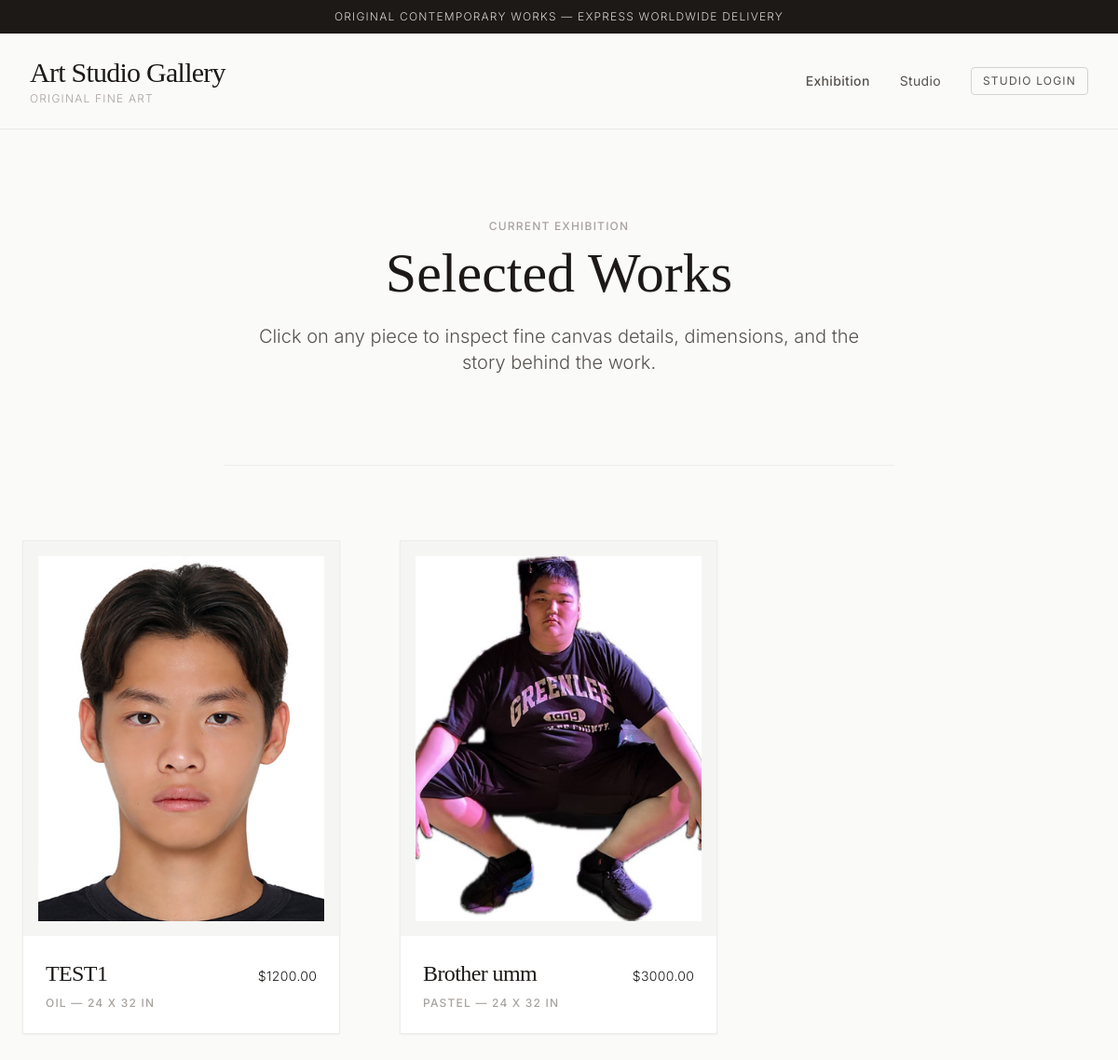
Before: / with the older database file.
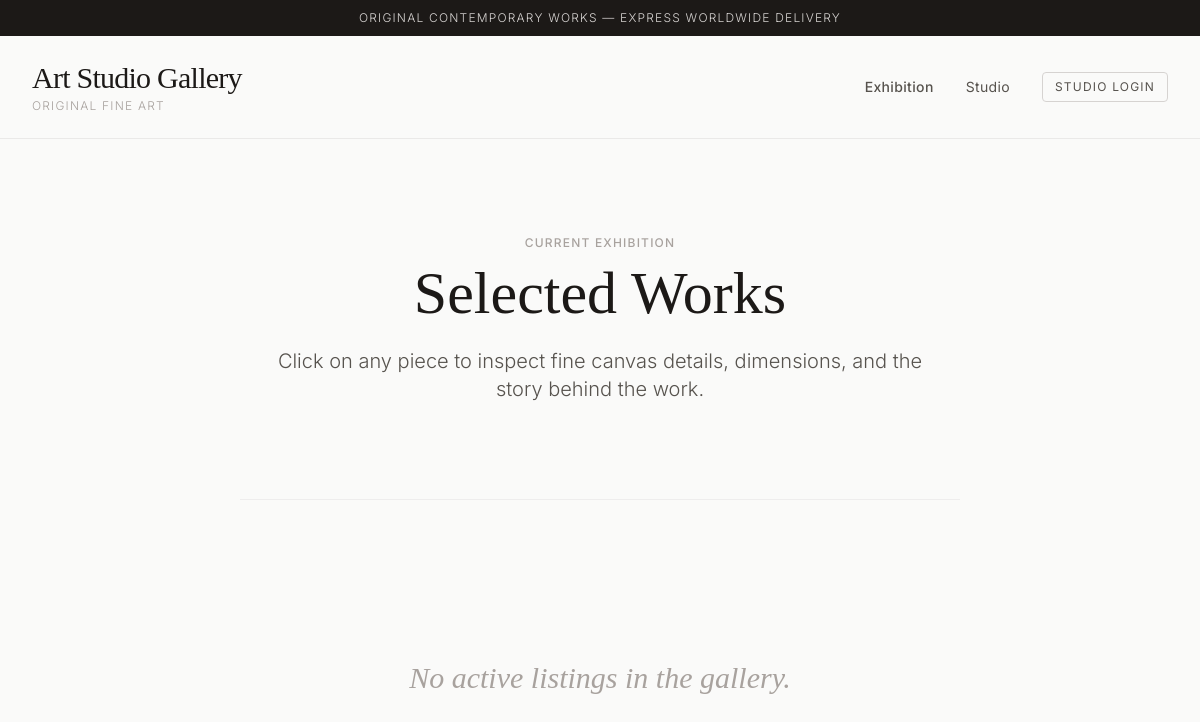
After: the same page with the newer database file.
### database.py (models this page shows)
class Painting(Base):
    __tablename__ = "paintings"
    id = Column(Integer, primary_key=True, index=True)
    title = Column(String, nullable=False)
    medium = Column(String, nullable=False)
    dimensions = Column(String, nullable=False)
    price_cents = Column(Integer, nullable=False)
    image_filename = Column(String, nullable=False)
    extra_images = Column(Text, nullable=True)
    description = Column(Text, nullable=True)  # <-- Added description field
    is_available = Column(Boolean, default=True)

### main.py (the view)
@app.get("/")
async def home(request: Request, db: Session = Depends(get_db)):
    paintings = db.query(Painting).all()
    return templates.TemplateResponse(
        request=request,
        name="index.html",
        context={"request": request, "paintings": paintings}
    )

### templates/index.html (shortened to what this page needs)
<!DOCTYPE html>
<html lang="en" class="scroll-smooth">
<head>
    <script src="https://cdn.tailwindcss.com"></script>
</head>
<body class="bg-stone-50 text-stone-900 min-h-screen flex flex-col selection:bg-stone-200 overflow-x-hidden">
    <div class="bg-stone-900 text-stone-300 text-xs tracking-widest uppercase py-2.5 px-4 text-center font-light">
        Original Contemporary Works — Express Worldwide Delivery
    </div>
    <header class="border-b border-stone-200/80 bg-stone-50/90 backdrop-blur-md sticky top-0 z-40 px-8 py-6">
        <div class="max-w-7xl mx-auto flex justify-between items-center">
            <a href="/" class="group">
                <h1 class="text-3xl font-normal tracking-tight text-stone-900 group-hover:opacity-80 transition">
                    Art Studio Gallery
                </h1>
                <p class="text-xs tracking-widest uppercase text-stone-400 font-light mt-0.5">Original Fine Art</p>
            </a>
            <nav class="flex items-center space-x-8 text-sm tracking-wide text-stone-600">
                <a href="#gallery" class="hover:text-stone-900 font-medium transition">Exhibition</a>
                <a href="#about" class="hover:text-stone-900 transition">Studio</a>
                <a href="/admin" class="text-xs tracking-widest uppercase border border-stone-300 px-3 py-1.5 rounded hover:border-stone-900 hover:text-stone-900 transition">
                    Studio Login
                </a>
            </nav>
        </div>
    </header>
    <section class="py-24 px-6 max-w-4xl mx-auto text-center border-b border-stone-200/60 reveal">
        <span class="text-xs uppercase tracking-widest text-stone-400 font-medium mb-3 block">Current Exhibition</span>
        <h2 class="text-5xl sm:text-6xl font-light text-stone-900 leading-tight mb-6">
            Selected Works
        </h2>
        <p class="text-stone-600 font-light text-lg sm:text-xl leading-relaxed max-w-2xl mx-auto">
            Click on any piece to inspect fine canvas details, dimensions, and the story behind the work.
        </p>
    </section>
    <main id="gallery" class="max-w-7xl mx-auto px-6 py-20 flex-grow w-full">
        <div class="grid grid-cols-1 md:grid-cols-2 lg:grid-cols-3 gap-12 lg:gap-16">
            {% for painting in paintings %}
            <article class="reveal group flex flex-col bg-white border border-stone-200/70 overflow-hidden shadow-sm hover:shadow-2xl transition-all duration-500 cursor-pointer painting-card"
                data-title="{{ painting.title }}"
                data-medium="{{ painting.medium }}"
                data-dimensions="{{ painting.dimensions }}"
                data-price="{{ painting.price_cents }}"
                data-image="{{ painting.image_filename }}"
                data-extras="{{ painting.extra_images or '' }}"
                data-id="{{ painting.id }}"
                data-available="{{ 'true' if painting.is_available else 'false' }}"
                data-description="{{ painting.description or '' }}">
                <div class="relative aspect-[4/5] bg-stone-100 overflow-hidden flex items-center justify-center p-4">
                    <img
                        src="/static/images/{{ painting.image_filename }}"
                        alt="{{ painting.title }}"
                        class="w-full h-full object-cover group-hover:scale-105 transition-transform duration-700">
                </div>
                <div class="p-6 flex flex-col flex-grow bg-white">
                    <div class="flex justify-between items-baseline mb-2">
                        <h3 class="font-serif-editorial text-2xl text-stone-900 tracking-tight group-hover:text-stone-600 transition-colors">
                            {{ painting.title }}
                        </h3>
                        <span class="text-sm font-light text-stone-900 tracking-wide">
                            ${{ "%.2f"|format(painting.price_cents / 100) }}
                        </span>
                    </div>
                    <p class="text-xs uppercase tracking-widest text-stone-400 font-medium mt-auto">
                        {{ painting.medium }} &mdash; {{ painting.dimensions }}
                    </p>
                </div>
            </article>
            {% else %}
            <div class="col-span-full py-20 text-center reveal">
                <p class="font-serif-editorial text-3xl text-stone-400 font-light italic mb-2">No active listings in the gallery.</p>
            </div>
            {% endfor %}
        </div>
    </main>
</body>
</html>

### templates/index.html (style rules this page uses)
body { font-family: 'Inter', sans-serif; }
h1, h2, h3, .font-serif-editorial { font-family: 'Cormorant Garamond', serif; }
.reveal { opacity: 0; transform: translateY(40px) scale(0.98); transition: opacity 0.9s cubic-bezier(0.16, 1, 0.3, 1), transform 0.9s cubic-bezier(0.16, 1, 0.3, 1); will-change: opacity, transform; }
.reveal.active { opacity: 1; transform: translateY(0) scale(1); }

Changed rows visible on the page:
removed Painting: image_filename (picture), title "TEST1", painting.price_cents/100 "1200.00", medium "OIL", dimensions "24 X 32 IN"
removed Painting: image_filename (picture), title "Brother umm", painting.price_cents/100 "3000.00", medium "PASTEL", dimensions "24 X 32 IN"
Other visible differences:
text now shown: "No active listings in the gallery."
